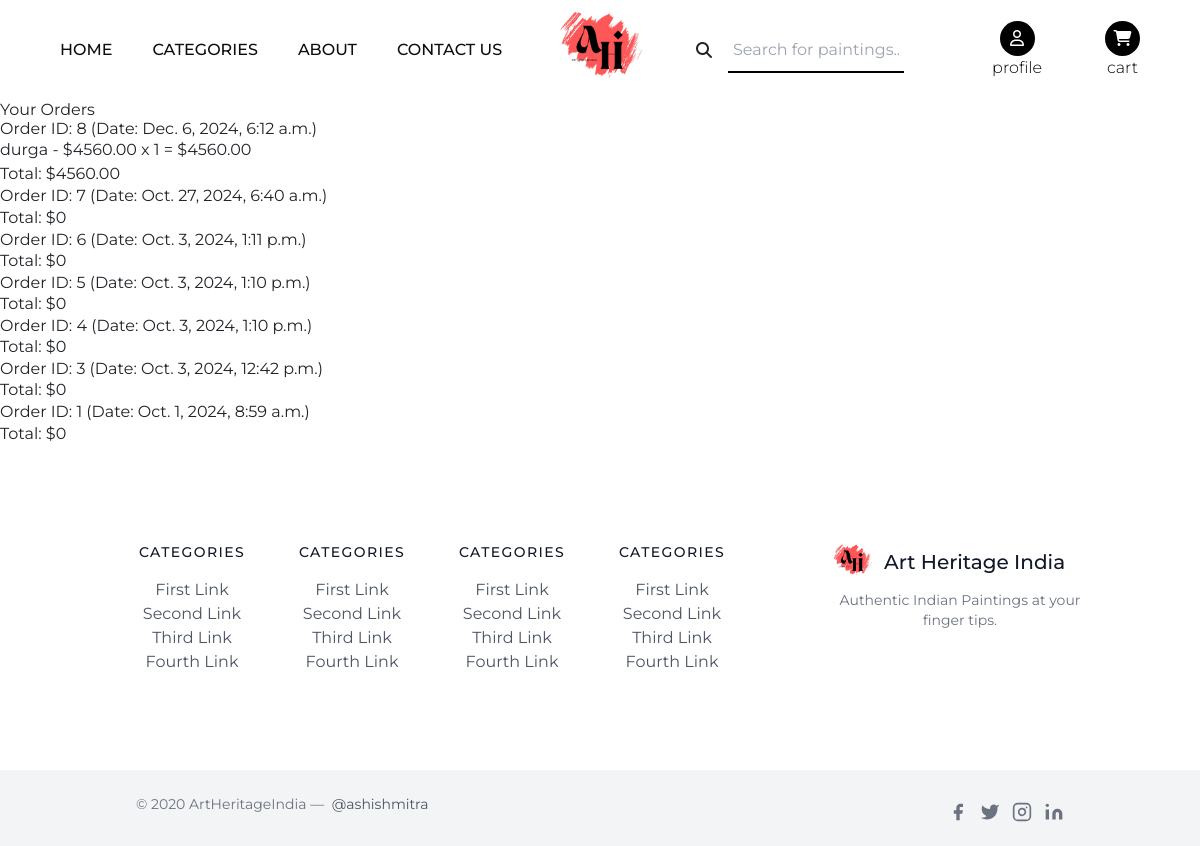
Screenshot of /orders/ (signed in) with the database file from the repository.
### core/models.py (models this page shows, shortened)
class Order(models.Model):
    user = models.ForeignKey(User, on_delete=models.CASCADE)
    date_ordered = models.DateTimeField(auto_now_add=True)
    complete = models.BooleanField(default=False)
    shipping_address = models.CharField(max_length=255)
    shipping_city = models.CharField(max_length=100)
    shipping_state = models.CharField(max_length=100)
    shipping_zip = models.CharField(max_length=20)
    def get_cart_total(self):
        return sum(item.get_total() for item in self.orderitem_set.all())

class OrderItem(models.Model):
    order = models.ForeignKey(Order, on_delete=models.CASCADE)
    painting = models.ForeignKey(Painting, on_delete=models.CASCADE)
    quantity = models.PositiveIntegerField(default=1)
    def get_total(self):
        return self.painting.price * self.quantity

class Painting(models.Model):
    title = models.CharField(max_length=100)
    description = models.TextField()
    category = models.ForeignKey(Category, on_delete=models.CASCADE, related_name='paintings', default=None)
    image = models.ImageField(upload_to="products_images/", default=None, null=True )
    rating = models.DecimalField(decimal_places=1, max_digits=3, default=0.0, null=True)
    price = models.DecimalField(decimal_places=2, max_digits=10, default=1000.00, null=True)
    is_new = models.BooleanField(default=False)
    is_selling = models.BooleanField(default=False)

### core/views.py (the view)
# urls.py: path('orders/', views.view_orders, name='view_orders'),
@login_required
def view_orders(request):
    orders = Order.objects.filter(user=request.user).order_by('-date_ordered')
    return render(request, 'orders.html', {'orders': orders})

### templates/orders.html
{% extends "base.html" %}
{% block content %}
<h1>Your Orders</h1>
{% if orders %}
  <ul>
    {% for order in orders %}
      <li>
        <h2>Order ID: {{ order.id }} (Date: {{ order.date_ordered }})</h2>
        <ul>
          {% for item in order.orderitem_set.all %}
            <li>{{ item.painting.title }} - ${{ item.painting.price }} x {{ item.quantity }} = ${{ item.get_total }}</li>
          {% endfor %}
        </ul>
        <p>Total: ${{ order.get_cart_total }}</p>
      </li>
    {% endfor %}
  </ul>
{% else %}
  <p>You have not placed any orders yet.</p>
{% endif %}
{% endblock %}

### static/css/base.css (style rules this page uses)
* { margin:0%; padding:0%; box-sizing: border-box; font-family: "Montserrat", sans-serif; }
body { width: 100%; height: auto; overflow-x: hidden; overflow-y: scroll; }

### rows the page displays
Order: id "8", date_ordered "Dec. 6, 2024, 6:12 a.m.", get_cart_total "4560.00"
OrderItem: painting "durga", painting.price "4560.00", quantity "1", get_total "4560.00"
Order: id "7", date_ordered "Oct. 27, 2024, 6:40 a.m.", get_cart_total "0"
Order: id "6", date_ordered "Oct. 3, 2024, 1:11 p.m.", get_cart_total "0"
Order: id "5", date_ordered "Oct. 3, 2024, 1:10 p.m.", get_cart_total "0"
Order: id "4", date_ordered "Oct. 3, 2024, 1:10 p.m.", get_cart_total "0"
Order: id "3", date_ordered "Oct. 3, 2024, 12:42 p.m.", get_cart_total "0"
Order: id "1", date_ordered "Oct. 1, 2024, 8:59 a.m.", get_cart_total "0"
